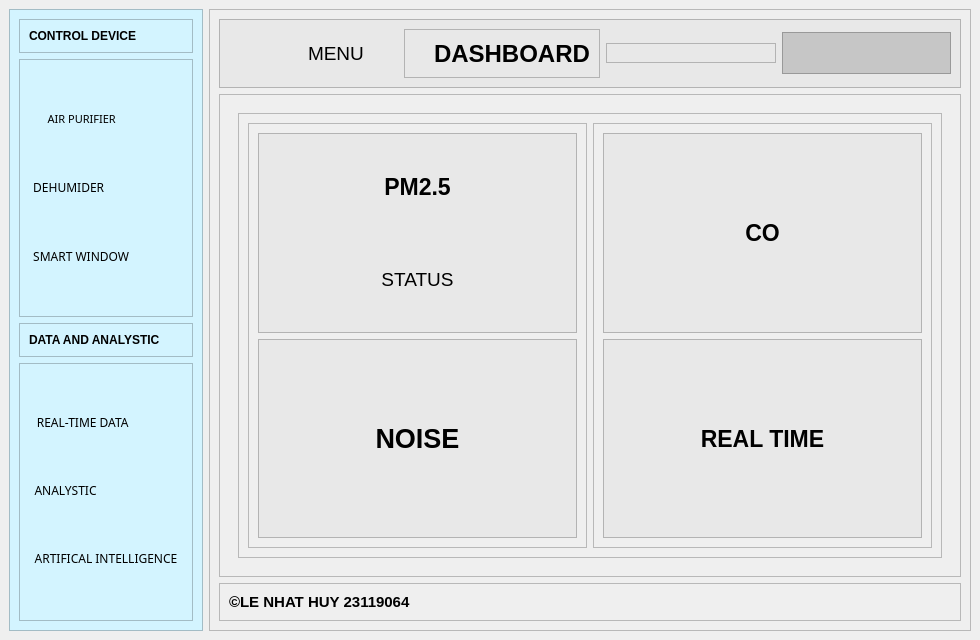
<?xml version="1.0" encoding="UTF-8"?>
<ui version="4.0">
 <class>MainWindow</class>
 <widget class="QMainWindow" name="MainWindow">
  <property name="geometry">
   <rect>
    <x>0</x>
    <y>0</y>
    <width>980</width>
    <height>640</height>
   </rect>
  </property>
  <property name="windowTitle">
   <string>MainWindow</string>
  </property>
  <property name="styleSheet">
   <string notr="true">/* Thiết lập cho các thẻ chứa dữ liệu (QFrame) */
QFrame[objectName^=&quot;card_&quot;] {
    background-color: #ffffff;
    border-radius: 12px;
    border: 1px solid #e1e4e8;
}

/* Hiệu ứng khi di chuột vào thẻ */
QFrame[objectName^=&quot;card_&quot;]:hover {
    border: 2px solid #3498db;
    background-color: #fcfdfe;
}

/* Định dạng số liệu hiển thị (QLabel) */
QLabel[objectName$=&quot;_value&quot;] {
    font-size: 28px;
    font-weight: bold;
    color: #1a1a1a;
}

/* Định dạng tiêu đề của thẻ */
QLabel[objectName^=&quot;lbl_title&quot;] {
    font-size: 11px;
    font-weight: bold;
    color: #7f8c8d;
    text-transform: uppercase;
    letter-spacing: 1px;
}</string>
  </property>
  <widget class="QWidget" name="centralwidget">
   <layout class="QHBoxLayout" name="horizontalLayout">
    <item>
     <widget class="QFrame" name="frame">
      <property name="styleSheet">
       <string notr="true">background-color: rgb(211, 244, 255);</string>
      </property>
      <property name="frameShape">
       <enum>QFrame::StyledPanel</enum>
      </property>
      <property name="frameShadow">
       <enum>QFrame::Raised</enum>
      </property>
      <layout class="QVBoxLayout" name="verticalLayout">
       <item alignment="Qt::AlignTop">
        <widget class="QFrame" name="frame_3">
         <property name="font">
          <font>
           <weight>75</weight>
           <bold>true</bold>
          </font>
         </property>
         <property name="frameShape">
          <enum>QFrame::StyledPanel</enum>
         </property>
         <property name="frameShadow">
          <enum>QFrame::Raised</enum>
         </property>
         <layout class="QHBoxLayout" name="horizontalLayout_2">
          <item>
           <widget class="QLabel" name="labelX">
            <property name="font">
             <font>
              <weight>75</weight>
              <bold>true</bold>
             </font>
            </property>
            <property name="text">
             <string>CONTROL DEVICE</string>
            </property>
           </widget>
          </item>
         </layout>
        </widget>
       </item>
       <item>
        <widget class="QFrame" name="frame_4">
         <property name="sizePolicy">
          <sizepolicy hsizetype="Preferred" vsizetype="Expanding">
           <horstretch>0</horstretch>
           <verstretch>0</verstretch>
          </sizepolicy>
         </property>
         <property name="frameShape">
          <enum>QFrame::StyledPanel</enum>
         </property>
         <property name="frameShadow">
          <enum>QFrame::Raised</enum>
         </property>
         <layout class="QVBoxLayout" name="verticalLayout_2">
          <item>
           <widget class="QPushButton" name="nut1">
            <property name="font">
             <font>
              <family>Segoe UI Variable Small Semibol</family>
              <pointsize>8</pointsize>
             </font>
            </property>
            <property name="text">
             <string>AIR PURIFIER                 </string>
            </property>
            <property name="flat">
             <bool>true</bool>
            </property>
           </widget>
          </item>
          <item>
           <widget class="QPushButton" name="nut2">
            <property name="font">
             <font>
              <family>Segoe UI Variable Display Semib</family>
             </font>
            </property>
            <property name="text">
             <string>DEHUMIDER                        </string>
            </property>
            <property name="flat">
             <bool>true</bool>
            </property>
           </widget>
          </item>
          <item>
           <widget class="QPushButton" name="nut3">
            <property name="font">
             <font>
              <family>Segoe UI Variable Display Semib</family>
             </font>
            </property>
            <property name="text">
             <string>SMART WINDOW                </string>
            </property>
            <property name="flat">
             <bool>true</bool>
            </property>
           </widget>
          </item>
         </layout>
        </widget>
       </item>
       <item alignment="Qt::AlignTop">
        <widget class="QFrame" name="frame_5">
         <property name="frameShape">
          <enum>QFrame::StyledPanel</enum>
         </property>
         <property name="frameShadow">
          <enum>QFrame::Raised</enum>
         </property>
         <layout class="QVBoxLayout" name="verticalLayout_3">
          <item>
           <widget class="QLabel" name="label_2">
            <property name="font">
             <font>
              <weight>75</weight>
              <bold>true</bold>
             </font>
            </property>
            <property name="text">
             <string>DATA AND ANALYSTIC</string>
            </property>
           </widget>
          </item>
         </layout>
        </widget>
       </item>
       <item>
        <widget class="QFrame" name="frame_6">
         <property name="sizePolicy">
          <sizepolicy hsizetype="Preferred" vsizetype="Expanding">
           <horstretch>0</horstretch>
           <verstretch>0</verstretch>
          </sizepolicy>
         </property>
         <property name="frameShape">
          <enum>QFrame::StyledPanel</enum>
         </property>
         <property name="frameShadow">
          <enum>QFrame::Raised</enum>
         </property>
         <layout class="QVBoxLayout" name="verticalLayout_4">
          <item>
           <widget class="QPushButton" name="nut4">
            <property name="font">
             <font>
              <family>Segoe UI Variable Display Semib</family>
             </font>
            </property>
            <property name="text">
             <string>REAL-TIME DATA               </string>
            </property>
            <property name="flat">
             <bool>true</bool>
            </property>
           </widget>
          </item>
          <item>
           <widget class="QPushButton" name="nut5">
            <property name="font">
             <font>
              <family>Segoe UI Variable Display Semib</family>
             </font>
            </property>
            <property name="text">
             <string>ANALYSTIC                          </string>
            </property>
            <property name="flat">
             <bool>true</bool>
            </property>
           </widget>
          </item>
          <item>
           <widget class="QPushButton" name="nut6">
            <property name="font">
             <font>
              <family>Segoe UI Variable Display Semib</family>
             </font>
            </property>
            <property name="text">
             <string>ARTIFICAL INTELLIGENCE</string>
            </property>
            <property name="flat">
             <bool>true</bool>
            </property>
           </widget>
          </item>
         </layout>
        </widget>
       </item>
      </layout>
     </widget>
    </item>
    <item>
     <widget class="QFrame" name="frame_2">
      <property name="font">
       <font>
        <family>MRCH NewYork</family>
        <strikeout>false</strikeout>
       </font>
      </property>
      <property name="autoFillBackground">
       <bool>false</bool>
      </property>
      <property name="styleSheet">
       <string notr="true">border-color: rgb(167, 167, 167);</string>
      </property>
      <property name="frameShape">
       <enum>QFrame::StyledPanel</enum>
      </property>
      <property name="frameShadow">
       <enum>QFrame::Raised</enum>
      </property>
      <layout class="QVBoxLayout" name="verticalLayout_5">
       <item>
        <widget class="QFrame" name="frame_7">
         <property name="styleSheet">
          <string notr="true">background-color: rgb(232, 232, 232);</string>
         </property>
         <property name="frameShape">
          <enum>QFrame::StyledPanel</enum>
         </property>
         <property name="frameShadow">
          <enum>QFrame::Raised</enum>
         </property>
         <layout class="QHBoxLayout" name="horizontalLayout_3">
          <item>
           <widget class="QWidget" name="widget" native="true">
            <layout class="QHBoxLayout" name="horizontalLayout_16">
             <item>
              <widget class="QLabel" name="label_3">
               <property name="font">
                <font>
                 <family>MS PGothic</family>
                 <pointsize>6</pointsize>
                </font>
               </property>
               <property name="styleSheet">
                <string notr="true">
image: url(:/logo/list.png);</string>
               </property>
               <property name="text">
                <string/>
               </property>
              </widget>
             </item>
             <item>
              <widget class="QPushButton" name="btn_toggle_menu">
               <property name="font">
                <font>
                 <pointsize>14</pointsize>
                 <weight>50</weight>
                 <bold>false</bold>
                 <kerning>true</kerning>
                </font>
               </property>
               <property name="layoutDirection">
                <enum>Qt::LeftToRight</enum>
               </property>
               <property name="text">
                <string>MENU    </string>
               </property>
               <property name="flat">
                <bool>true</bool>
               </property>
              </widget>
             </item>
            </layout>
           </widget>
          </item>
          <item>
           <widget class="QFrame" name="frame_10">
            <property name="frameShape">
             <enum>QFrame::StyledPanel</enum>
            </property>
            <property name="frameShadow">
             <enum>QFrame::Raised</enum>
            </property>
            <layout class="QHBoxLayout" name="horizontalLayout_4">
             <item>
              <widget class="QLabel" name="label_4">
               <property name="font">
                <font>
                 <pointsize>18</pointsize>
                 <weight>75</weight>
                 <bold>true</bold>
                </font>
               </property>
               <property name="text">
                <string>   DASHBOARD</string>
               </property>
               <property name="alignment">
                <set>Qt::AlignCenter</set>
               </property>
              </widget>
             </item>
            </layout>
           </widget>
          </item>
          <item>
           <widget class="QFrame" name="frame_11">
            <property name="sizePolicy">
             <sizepolicy hsizetype="Preferred" vsizetype="Maximum">
              <horstretch>0</horstretch>
              <verstretch>0</verstretch>
             </sizepolicy>
            </property>
            <property name="font">
             <font>
              <pointsize>11</pointsize>
             </font>
            </property>
            <property name="frameShape">
             <enum>QFrame::StyledPanel</enum>
            </property>
            <property name="frameShadow">
             <enum>QFrame::Raised</enum>
            </property>
            <layout class="QHBoxLayout" name="horizontalLayout_5"/>
           </widget>
          </item>
          <item>
           <widget class="QFrame" name="frame_12">
            <property name="sizePolicy">
             <sizepolicy hsizetype="Preferred" vsizetype="Fixed">
              <horstretch>0</horstretch>
              <verstretch>0</verstretch>
             </sizepolicy>
            </property>
            <property name="styleSheet">
             <string notr="true">background-color: rgb(198, 198, 198);</string>
            </property>
            <property name="frameShape">
             <enum>QFrame::StyledPanel</enum>
            </property>
            <property name="frameShadow">
             <enum>QFrame::Raised</enum>
            </property>
            <layout class="QHBoxLayout" name="horizontalLayout_6">
             <item>
              <widget class="QPushButton" name="btn_play_music">
               <property name="styleSheet">
                <string notr="true">image: url(:/phimtat/music.png);
</string>
               </property>
               <property name="text">
                <string/>
               </property>
               <property name="icon">
                <iconset resource="logohcmuteimg.qrc">
                 <normaloff>:/phimtat/music.png</normaloff>:/phimtat/music.png</iconset>
               </property>
               <property name="flat">
                <bool>true</bool>
               </property>
              </widget>
             </item>
             <item>
              <widget class="QPushButton" name="btn_weather">
               <property name="text">
                <string/>
               </property>
               <property name="icon">
                <iconset resource="logohcmuteimg.qrc">
                 <normaloff>:/phimtat/expand.png</normaloff>:/phimtat/expand.png</iconset>
               </property>
               <property name="flat">
                <bool>true</bool>
               </property>
              </widget>
             </item>
             <item>
              <widget class="QPushButton" name="btn_open_web">
               <property name="styleSheet">
                <string notr="true"/>
               </property>
               <property name="text">
                <string/>
               </property>
               <property name="icon">
                <iconset resource="logohcmuteimg.qrc">
                 <normaloff>:/phimtat/minus-button.png</normaloff>:/phimtat/minus-button.png</iconset>
               </property>
               <property name="flat">
                <bool>true</bool>
               </property>
              </widget>
             </item>
            </layout>
           </widget>
          </item>
         </layout>
        </widget>
       </item>
       <item>
        <widget class="QFrame" name="frame_8">
         <property name="frameShape">
          <enum>QFrame::StyledPanel</enum>
         </property>
         <property name="frameShadow">
          <enum>QFrame::Raised</enum>
         </property>
         <layout class="QVBoxLayout" name="verticalLayout_7">
          <item>
           <widget class="QStackedWidget" name="stackedWidget">
            <property name="enabled">
             <bool>true</bool>
            </property>
            <property name="currentIndex">
             <number>3</number>
            </property>
            <widget class="QWidget" name="page1">
             <layout class="QVBoxLayout" name="verticalLayout_8">
              <item>
               <widget class="QFrame" name="frame_16">
                <property name="styleSheet">
                 <string notr="true">background-color: rgb(232, 232, 232);
</string>
                </property>
                <property name="frameShape">
                 <enum>QFrame::StyledPanel</enum>
                </property>
                <property name="frameShadow">
                 <enum>QFrame::Raised</enum>
                </property>
                <layout class="QHBoxLayout" name="horizontalLayout_8">
                 <item>
                  <widget class="QLabel" name="label_6">
                   <property name="font">
                    <font>
                     <family>Segoe UI Black</family>
                     <pointsize>18</pointsize>
                     <weight>75</weight>
                     <bold>true</bold>
                    </font>
                   </property>
                   <property name="text">
                    <string>LỌC KHÔNG KHÍ</string>
                   </property>
                   <property name="alignment">
                    <set>Qt::AlignCenter</set>
                   </property>
                  </widget>
                 </item>
                 <item>
                  <widget class="QLabel" name="airicon">
                   <property name="styleSheet">
                    <string notr="true">image: url(:/air/airconditionercool.png);</string>
                   </property>
                   <property name="text">
                    <string/>
                   </property>
                   <property name="alignment">
                    <set>Qt::AlignCenter</set>
                   </property>
                  </widget>
                 </item>
                </layout>
               </widget>
              </item>
              <item>
               <widget class="QFrame" name="frame_17">
                <property name="styleSheet">
                 <string notr="true">background-color: rgb(232, 232, 232);
</string>
                </property>
                <property name="frameShape">
                 <enum>QFrame::StyledPanel</enum>
                </property>
                <property name="frameShadow">
                 <enum>QFrame::Raised</enum>
                </property>
                <layout class="QVBoxLayout" name="verticalLayout_9">
                 <item>
                  <widget class="QPushButton" name="chk_air_purifier_2">
                   <property name="sizePolicy">
                    <sizepolicy hsizetype="Minimum" vsizetype="Preferred">
                     <horstretch>0</horstretch>
                     <verstretch>0</verstretch>
                    </sizepolicy>
                   </property>
                   <property name="font">
                    <font>
                     <pointsize>20</pointsize>
                     <weight>75</weight>
                     <bold>true</bold>
                    </font>
                   </property>
                   <property name="text">
                    <string>ON/OFF</string>
                   </property>
                   <property name="iconSize">
                    <size>
                     <width>22</width>
                     <height>32</height>
                    </size>
                   </property>
                   <property name="checkable">
                    <bool>true</bool>
                   </property>
                   <property name="autoDefault">
                    <bool>false</bool>
                   </property>
                   <property name="flat">
                    <bool>true</bool>
                   </property>
                  </widget>
                 </item>
                 <item>
                  <widget class="QSlider" name="sld_purifier_mode_2">
                   <property name="styleSheet">
                    <string notr="true">/* Tổng thể thanh Slider */
QSlider::grid {
    background: none;
}

QSlider::horizontal {
    height: 30px;
}

/* 1. Thiết kế Rãnh trượt (Groove) */
QSlider::groove:horizontal {
    border: 1px solid #bbb;
    height: 8px; /* Độ dày rãnh */
    background: #E0E0E0;
    margin: 2px 0;
    border-radius: 4px; /* Bo tròn rãnh */
}

/* Phần rãnh đã trượt qua (vùng màu xanh bên trái nút kéo) */
QSlider::sub-page:horizontal {
    background: #2ECC71; /* Màu xanh lá cây giống nút Purifier */
    border-radius: 4px;
}

/* 2. Thiết kế Nút kéo (Handle) */
QSlider::handle:horizontal {
    background: #ffffff;
    border: 2px solid #2ECC71;
    width: 18px;
    height: 18px;
    margin: -6px 0; /* Căn giữa nút kéo so với rãnh */
    border-radius: 10px; /* Tạo nút tròn */
}

/* Hiệu ứng khi di chuột qua nút kéo */
QSlider::handle:horizontal:hover {
    background: #F0F0F0;
    border: 2px solid #27AE60;
    width: 20px;
    height: 20px;
}</string>
                   </property>
                   <property name="orientation">
                    <enum>Qt::Horizontal</enum>
                   </property>
                  </widget>
                 </item>
                </layout>
               </widget>
              </item>
             </layout>
            </widget>
            <widget class="QWidget" name="page2">
             <widget class="QFrame" name="frame_18">
              <property name="geometry">
               <rect>
                <x>10</x>
                <y>179</y>
                <width>681</width>
                <height>231</height>
               </rect>
              </property>
              <property name="styleSheet">
               <string notr="true">background-color: rgb(232, 232, 232);
</string>
              </property>
              <property name="frameShape">
               <enum>QFrame::StyledPanel</enum>
              </property>
              <property name="frameShadow">
               <enum>QFrame::Raised</enum>
              </property>
              <layout class="QVBoxLayout" name="verticalLayout_10">
               <item>
                <widget class="QPushButton" name="chk_dehumidifier_2">
                 <property name="enabled">
                  <bool>true</bool>
                 </property>
                 <property name="sizePolicy">
                  <sizepolicy hsizetype="Preferred" vsizetype="Preferred">
                   <horstretch>0</horstretch>
                   <verstretch>0</verstretch>
                  </sizepolicy>
                 </property>
                 <property name="font">
                  <font>
                   <pointsize>20</pointsize>
                   <weight>75</weight>
                   <bold>true</bold>
                  </font>
                 </property>
                 <property name="text">
                  <string>ON/OFF</string>
                 </property>
                 <property name="checkable">
                  <bool>true</bool>
                 </property>
                 <property name="flat">
                  <bool>true</bool>
                 </property>
                </widget>
               </item>
              </layout>
             </widget>
             <widget class="QFrame" name="frame_19">
              <property name="geometry">
               <rect>
                <x>10</x>
                <y>10</y>
                <width>681</width>
                <height>162</height>
               </rect>
              </property>
              <property name="styleSheet">
               <string notr="true">background-color: rgb(232, 232, 232);
</string>
              </property>
              <property name="frameShape">
               <enum>QFrame::StyledPanel</enum>
              </property>
              <property name="frameShadow">
               <enum>QFrame::Raised</enum>
              </property>
              <layout class="QHBoxLayout" name="horizontalLayout_9">
               <item>
                <widget class="QLabel" name="label_7">
                 <property name="font">
                  <font>
                   <family>Segoe UI Black</family>
                   <pointsize>20</pointsize>
                  </font>
                 </property>
                 <property name="text">
                  <string>BỘ KHỬ ẨM</string>
                 </property>
                 <property name="alignment">
                  <set>Qt::AlignCenter</set>
                 </property>
                </widget>
               </item>
               <item>
                <widget class="QLabel" name="label_5">
                 <property name="styleSheet">
                  <string notr="true">image: url(:/humid/doamon.png);</string>
                 </property>
                 <property name="text">
                  <string/>
                 </property>
                 <property name="alignment">
                  <set>Qt::AlignCenter</set>
                 </property>
                </widget>
               </item>
              </layout>
             </widget>
            </widget>
            <widget class="QWidget" name="page3">
             <widget class="QFrame" name="frame_20">
              <property name="geometry">
               <rect>
                <x>10</x>
                <y>179</y>
                <width>681</width>
                <height>231</height>
               </rect>
              </property>
              <property name="styleSheet">
               <string notr="true">background-color: rgb(232, 232, 232);</string>
              </property>
              <property name="frameShape">
               <enum>QFrame::StyledPanel</enum>
              </property>
              <property name="frameShadow">
               <enum>QFrame::Raised</enum>
              </property>
              <layout class="QVBoxLayout" name="verticalLayout_11">
               <item>
                <widget class="QPushButton" name="chk_smart_windows_2">
                 <property name="sizePolicy">
                  <sizepolicy hsizetype="Minimum" vsizetype="Preferred">
                   <horstretch>0</horstretch>
                   <verstretch>0</verstretch>
                  </sizepolicy>
                 </property>
                 <property name="font">
                  <font>
                   <pointsize>20</pointsize>
                   <weight>75</weight>
                   <bold>true</bold>
                  </font>
                 </property>
                 <property name="text">
                  <string>ON/OFF</string>
                 </property>
                 <property name="checkable">
                  <bool>true</bool>
                 </property>
                 <property name="flat">
                  <bool>true</bool>
                 </property>
                </widget>
               </item>
              </layout>
             </widget>
             <widget class="QFrame" name="frame_21">
              <property name="geometry">
               <rect>
                <x>10</x>
                <y>10</y>
                <width>681</width>
                <height>161</height>
               </rect>
              </property>
              <property name="styleSheet">
               <string notr="true">background-color: rgb(232, 232, 232);
</string>
              </property>
              <property name="frameShape">
               <enum>QFrame::StyledPanel</enum>
              </property>
              <property name="frameShadow">
               <enum>QFrame::Raised</enum>
              </property>
              <layout class="QHBoxLayout" name="horizontalLayout_10">
               <item>
                <widget class="QLabel" name="label_9">
                 <property name="font">
                  <font>
                   <family>Segoe UI Black</family>
                   <pointsize>20</pointsize>
                  </font>
                 </property>
                 <property name="text">
                  <string>SMART WINDOW</string>
                 </property>
                 <property name="alignment">
                  <set>Qt::AlignCenter</set>
                 </property>
                </widget>
               </item>
               <item>
                <widget class="QLabel" name="label">
                 <property name="styleSheet">
                  <string notr="true">image: url(:/window/window.png);</string>
                 </property>
                 <property name="text">
                  <string/>
                 </property>
                 <property name="alignment">
                  <set>Qt::AlignCenter</set>
                 </property>
                </widget>
               </item>
              </layout>
             </widget>
            </widget>
            <widget class="QWidget" name="page4">
             <layout class="QVBoxLayout" name="verticalLayout_12">
              <item>
               <widget class="QFrame" name="frame_22">
                <property name="frameShape">
                 <enum>QFrame::StyledPanel</enum>
                </property>
                <property name="frameShadow">
                 <enum>QFrame::Raised</enum>
                </property>
                <layout class="QHBoxLayout" name="horizontalLayout_12">
                 <item>
                  <widget class="QFrame" name="frame_24">
                   <property name="frameShape">
                    <enum>QFrame::StyledPanel</enum>
                   </property>
                   <property name="frameShadow">
                    <enum>QFrame::Raised</enum>
                   </property>
                   <layout class="QVBoxLayout" name="verticalLayout_13">
                    <item>
                     <widget class="QFrame" name="frame_26">
                      <property name="styleSheet">
                       <string notr="true">background-color: rgb(232, 232, 232);</string>
                      </property>
                      <property name="frameShape">
                       <enum>QFrame::StyledPanel</enum>
                      </property>
                      <property name="frameShadow">
                       <enum>QFrame::Raised</enum>
                      </property>
                      <layout class="QVBoxLayout" name="verticalLayout_19">
                       <item>
                        <widget class="QLabel" name="lbl_pm25_value_2">
                         <property name="font">
                          <font>
                           <pointsize>17</pointsize>
                           <weight>75</weight>
                           <bold>true</bold>
                          </font>
                         </property>
                         <property name="text">
                          <string>PM2.5</string>
                         </property>
                         <property name="alignment">
                          <set>Qt::AlignCenter</set>
                         </property>
                        </widget>
                       </item>
                       <item>
                        <widget class="QLabel" name="lbl_pm25_status_2">
                         <property name="font">
                          <font>
                           <pointsize>14</pointsize>
                          </font>
                         </property>
                         <property name="text">
                          <string>STATUS</string>
                         </property>
                         <property name="alignment">
                          <set>Qt::AlignCenter</set>
                         </property>
                        </widget>
                       </item>
                      </layout>
                     </widget>
                    </item>
                    <item>
                     <widget class="QFrame" name="frame_27">
                      <property name="styleSheet">
                       <string notr="true">background-color: rgb(232, 232, 232);</string>
                      </property>
                      <property name="frameShape">
                       <enum>QFrame::StyledPanel</enum>
                      </property>
                      <property name="frameShadow">
                       <enum>QFrame::Raised</enum>
                      </property>
                      <layout class="QVBoxLayout" name="verticalLayout_18">
                       <item>
                        <widget class="QLabel" name="lbl_noise_value_2">
                         <property name="font">
                          <font>
                           <pointsize>20</pointsize>
                           <weight>75</weight>
                           <bold>true</bold>
                          </font>
                         </property>
                         <property name="text">
                          <string>NOISE</string>
                         </property>
                         <property name="alignment">
                          <set>Qt::AlignCenter</set>
                         </property>
                        </widget>
                       </item>
                      </layout>
                     </widget>
                    </item>
                   </layout>
                  </widget>
                 </item>
                 <item>
                  <widget class="QFrame" name="frame_25">
                   <property name="frameShape">
                    <enum>QFrame::StyledPanel</enum>
                   </property>
                   <property name="frameShadow">
                    <enum>QFrame::Raised</enum>
                   </property>
                   <layout class="QVBoxLayout" name="verticalLayout_14">
                    <item>
                     <widget class="QFrame" name="frame_23">
                      <property name="styleSheet">
                       <string notr="true">background-color: rgb(232, 232, 232);</string>
                      </property>
                      <property name="frameShape">
                       <enum>QFrame::StyledPanel</enum>
                      </property>
                      <property name="frameShadow">
                       <enum>QFrame::Raised</enum>
                      </property>
                      <layout class="QHBoxLayout" name="horizontalLayout_13">
                       <item>
                        <widget class="QLabel" name="lbl_voc_value_2">
                         <property name="font">
                          <font>
                           <pointsize>17</pointsize>
                           <weight>75</weight>
                           <bold>true</bold>
                          </font>
                         </property>
                         <property name="text">
                          <string>CO</string>
                         </property>
                         <property name="alignment">
                          <set>Qt::AlignCenter</set>
                         </property>
                        </widget>
                       </item>
                      </layout>
                     </widget>
                    </item>
                    <item>
                     <widget class="QFrame" name="frame_28">
                      <property name="styleSheet">
                       <string notr="true">background-color: rgb(232, 232, 232);</string>
                      </property>
                      <property name="frameShape">
                       <enum>QFrame::StyledPanel</enum>
                      </property>
                      <property name="frameShadow">
                       <enum>QFrame::Raised</enum>
                      </property>
                      <layout class="QHBoxLayout" name="horizontalLayout_14">
                       <item>
                        <widget class="QLabel" name="lbl_current_time">
                         <property name="font">
                          <font>
                           <pointsize>17</pointsize>
                           <weight>75</weight>
                           <bold>true</bold>
                          </font>
                         </property>
                         <property name="text">
                          <string>REAL TIME</string>
                         </property>
                         <property name="alignment">
                          <set>Qt::AlignCenter</set>
                         </property>
                        </widget>
                       </item>
                      </layout>
                     </widget>
                    </item>
                   </layout>
                  </widget>
                 </item>
                </layout>
               </widget>
              </item>
             </layout>
            </widget>
            <widget class="QWidget" name="page5">
             <layout class="QVBoxLayout" name="verticalLayout_15">
              <item>
               <widget class="QFrame" name="frame_30">
                <property name="styleSheet">
                 <string notr="true">background-color: rgb(232, 232, 232);</string>
                </property>
                <property name="frameShape">
                 <enum>QFrame::StyledPanel</enum>
                </property>
                <property name="frameShadow">
                 <enum>QFrame::Raised</enum>
                </property>
                <layout class="QVBoxLayout" name="verticalLayout_16">
                 <item alignment="Qt::AlignTop">
                  <widget class="QLabel" name="label_11">
                   <property name="font">
                    <font>
                     <pointsize>11</pointsize>
                     <weight>75</weight>
                     <bold>true</bold>
                    </font>
                   </property>
                   <property name="styleSheet">
                    <string notr="true">background-color: rgb(232, 232, 232);</string>
                   </property>
                   <property name="text">
                    <string>CHART</string>
                   </property>
                   <property name="alignment">
                    <set>Qt::AlignHCenter|Qt::AlignTop</set>
                   </property>
                  </widget>
                 </item>
                 <item>
                  <widget class="QFrame" name="frame_29">
                   <property name="sizePolicy">
                    <sizepolicy hsizetype="Preferred" vsizetype="Expanding">
                     <horstretch>0</horstretch>
                     <verstretch>0</verstretch>
                    </sizepolicy>
                   </property>
                   <property name="frameShape">
                    <enum>QFrame::StyledPanel</enum>
                   </property>
                   <property name="frameShadow">
                    <enum>QFrame::Raised</enum>
                   </property>
                   <layout class="QVBoxLayout" name="verticalLayout_17">
                    <item>
                     <widget class="QWidget" name="chart_widget_2" native="true"/>
                    </item>
                   </layout>
                  </widget>
                 </item>
                </layout>
               </widget>
              </item>
             </layout>
            </widget>
            <widget class="QWidget" name="page6">
             <layout class="QVBoxLayout" name="verticalLayout_20">
              <item>
               <widget class="QFrame" name="frame_15">
                <property name="styleSheet">
                 <string notr="true">background-color: rgb(190, 240, 255);</string>
                </property>
                <property name="frameShape">
                 <enum>QFrame::StyledPanel</enum>
                </property>
                <property name="frameShadow">
                 <enum>QFrame::Raised</enum>
                </property>
                <layout class="QHBoxLayout" name="horizontalLayout_11">
                 <item>
                  <widget class="QFrame" name="frame_33">
                   <property name="frameShape">
                    <enum>QFrame::StyledPanel</enum>
                   </property>
                   <property name="frameShadow">
                    <enum>QFrame::Raised</enum>
                   </property>
                   <layout class="QHBoxLayout" name="horizontalLayout_15">
                    <item>
                     <widget class="QLabel" name="label_8">
                      <property name="font">
                       <font>
                        <pointsize>16</pointsize>
                        <weight>75</weight>
                        <bold>true</bold>
                       </font>
                      </property>
                      <property name="text">
                       <string>AI SCORE:</string>
                      </property>
                      <property name="alignment">
                       <set>Qt::AlignRight|Qt::AlignTrailing|Qt::AlignVCenter</set>
                      </property>
                     </widget>
                    </item>
                   </layout>
                  </widget>
                 </item>
                 <item>
                  <widget class="QFrame" name="frame_34">
                   <property name="frameShape">
                    <enum>QFrame::StyledPanel</enum>
                   </property>
                   <property name="frameShadow">
                    <enum>QFrame::Raised</enum>
                   </property>
                   <layout class="QVBoxLayout" name="verticalLayout_21">
                    <item>
                     <widget class="QLabel" name="lbl_clean_score_value">
                      <property name="font">
                       <font>
                        <pointsize>-1</pointsize>
                        <weight>75</weight>
                        <bold>true</bold>
                       </font>
                      </property>
                      <property name="text">
                       <string>100%</string>
                      </property>
                     </widget>
                    </item>
                   </layout>
                  </widget>
                 </item>
                </layout>
               </widget>
              </item>
              <item>
               <widget class="QFrame" name="frame_31">
                <property name="styleSheet">
                 <string notr="true">background-color: rgb(232, 232, 232);</string>
                </property>
                <property name="frameShape">
                 <enum>QFrame::StyledPanel</enum>
                </property>
                <property name="frameShadow">
                 <enum>QFrame::Raised</enum>
                </property>
                <layout class="QVBoxLayout" name="verticalLayout_22">
                 <item>
                  <widget class="QLabel" name="lbl_ai_sound_class_2">
                   <property name="font">
                    <font>
                     <pointsize>14</pointsize>
                    </font>
                   </property>
                   <property name="text">
                    <string>AI OUTPUT</string>
                   </property>
                   <property name="alignment">
                    <set>Qt::AlignCenter</set>
                   </property>
                  </widget>
                 </item>
                </layout>
               </widget>
              </item>
              <item>
               <widget class="QFrame" name="frame_32">
                <property name="styleSheet">
                 <string notr="true">background-color: rgb(232, 232, 232);</string>
                </property>
                <property name="frameShape">
                 <enum>QFrame::StyledPanel</enum>
                </property>
                <property name="frameShadow">
                 <enum>QFrame::Raised</enum>
                </property>
                <layout class="QVBoxLayout" name="verticalLayout_23">
                 <item>
                  <widget class="QLabel" name="lbl_noise_value_4">
                   <property name="font">
                    <font>
                     <pointsize>14</pointsize>
                    </font>
                   </property>
                   <property name="text">
                    <string>AI RECOMEND</string>
                   </property>
                   <property name="alignment">
                    <set>Qt::AlignCenter</set>
                   </property>
                  </widget>
                 </item>
                </layout>
               </widget>
              </item>
             </layout>
            </widget>
            <widget class="QWidget" name="page">
             <layout class="QVBoxLayout" name="verticalLayout_6">
              <item>
               <widget class="QWidget" name="web_container" native="true"/>
              </item>
             </layout>
            </widget>
           </widget>
          </item>
         </layout>
        </widget>
       </item>
       <item>
        <widget class="QFrame" name="frame_9">
         <property name="frameShape">
          <enum>QFrame::StyledPanel</enum>
         </property>
         <property name="frameShadow">
          <enum>QFrame::Raised</enum>
         </property>
         <layout class="QHBoxLayout" name="horizontalLayout_7">
          <item>
           <widget class="QLabel" name="LOGOHCMUTE">
            <property name="font">
             <font>
              <pointsize>11</pointsize>
              <weight>75</weight>
              <italic>false</italic>
              <bold>true</bold>
             </font>
            </property>
            <property name="styleSheet">
             <string notr="true"/>
            </property>
            <property name="text">
             <string>©LE NHAT HUY 23119064</string>
            </property>
           </widget>
          </item>
         </layout>
        </widget>
       </item>
      </layout>
     </widget>
    </item>
   </layout>
  </widget>
 </widget>
 <resources>
  <include location="aircondi.qrc"/>
  <include location="humid.qrc"/>
  <include location="window.qrc"/>
  <include location="logohcmuteimg.qrc"/>
 </resources>
 <connections/>
</ui>
